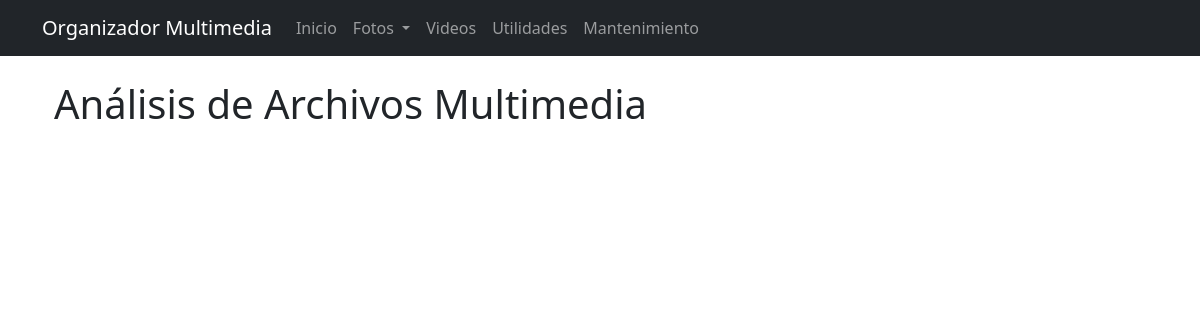
/photos/scan-summary, run on an earlier commit of the app's database.
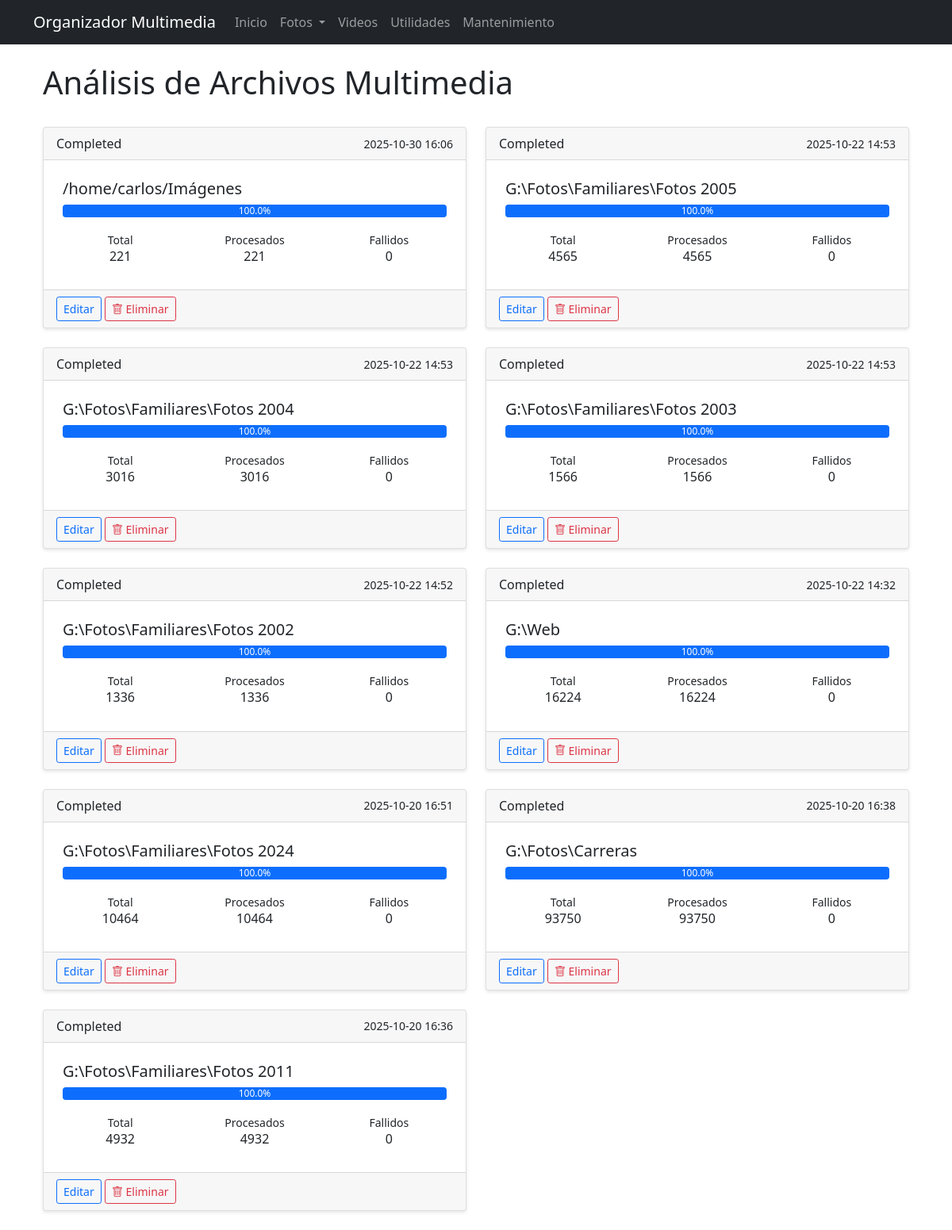
And on a later commit of the database.
### app/models/database.py (models this page shows, shortened)
class PhotoScanSummary(db.Model):
    __tablename__ = 'photos_scan_summary'
    id = db.Column(db.Integer, primary_key=True)
    path = db.Column(db.String(255), nullable=False)
    directories_count = db.Column(db.Integer, nullable=False, default=0)
    num_images = db.Column(db.Integer, nullable=False, default=0)
    num_videos = db.Column(db.Integer, nullable=False, default=0)
    year = db.Column(db.Integer)
    month_number = db.Column(db.Integer)
    month_text = db.Column(db.String(50))
    total_size = db.Column(db.BigInteger, nullable=False, default=0)
    created_at = db.Column(db.DateTime, nullable=False, default=datetime.utcnow)
    directory = db.Column(db.String(500))
    scan_date = db.Column(db.DateTime, default=datetime.utcnow)
    total_files = db.Column(db.Integer, default=0)
    processed_files = db.Column(db.Integer, default=0)
    failed_files = db.Column(db.Integer, default=0)
    status = db.Column(db.String(20), default='pending')
    details = db.Column(db.Text)

### app/routes/photos.py (the view)
@bp.route('/scan-summary')
def scan_summary():
    summaries = PhotoScanSummary.query.order_by(PhotoScanSummary.scan_date.desc()).all()
    return render_template('photos/scan_summary.html', summaries=summaries)

### app/templates/photos/scan_summary.html (shortened to what this page needs)
{% extends 'base.html' %}
{% block content %}
<div class="container mt-4">
    <div class="d-flex justify-content-between align-items-center mb-4">
        <h1>Análisis de Archivos Multimedia</h1>
    </div>
    <div class="row" id="summariesContainer">
        {% for summary in summaries %}
        <div class="col-md-6 mb-4">
            <div class="card scan-card" data-id="{{ summary.id }}">
                <div class="card-header d-flex justify-content-between align-items-center">
                    <span class="status-badge status-{{ summary.status or 'unknown' }}">{{ (summary.status or 'Desconocido')|title }}</span>
                    <small>
                        {% if summary.scan_date %}
                            {{ summary.scan_date.strftime('%Y-%m-%d %H:%M') }}
                        {% else %}
                            Sin fecha
                        {% endif %}
                    </small>
                </div>
                <div class="card-body">
                    <h5 class="card-title">{{ summary.directory or 'Sin directorio' }}</h5>
                    <div class="progress mb-3">
                        {% set total = summary.total_files or 0 %}
                        {% set processed = summary.processed_files or 0 %}
                        {% set progress = (processed / total * 100) if total > 0 else 0 %}
                        {% set progress_width = "%.1f"|format(progress) %}
                        <div class="progress-bar" role="progressbar" style="width: {{ progress_width }}%">
                            {{ progress_width }}%
                        </div>
                    </div>
                    <div class="row text-center">
                        <div class="col">
                            <small>Total</small>
                            <h6>{{ summary.total_files or 0 }}</h6>
                        </div>
                        <div class="col">
                            <small>Procesados</small>
                            <h6>{{ summary.processed_files or 0 }}</h6>
                        </div>
                        <div class="col">
                            <small>Fallidos</small>
                            <h6>{{ summary.failed_files or 0 }}</h6>
                        </div>
                    </div>
                </div>
                <div class="card-footer">
                    <a href="{{ url_for('photos.edit_scan_summary', id=summary.id) }}" class="btn btn-sm btn-outline-primary">
                         Editar
                    </a>
                    <button class="btn btn-sm btn-outline-danger delete-btn" data-id="{{ summary.id }}">
                        <i class="bi bi-trash"></i> Eliminar
                    </button>
                </div>
            </div>
        </div>
        {% endfor %}
    </div>
</div>
{% endblock %}

### app/templates/base.html (shortened to what this page needs)
<!DOCTYPE html>
<html lang="es">
<head>
    <link href="https://cdn.jsdelivr.net/npm/bootstrap@5.1.3/dist/css/bootstrap.min.css" rel="stylesheet">
    <link href="https://cdn.jsdelivr.net/npm/bootstrap-icons@1.7.2/font/bootstrap-icons.css" rel="stylesheet">
    <link href="{{ url_for('static', filename='css/style.css') }}" rel="stylesheet">
</head>
<body>
    <nav class="navbar navbar-expand-lg navbar-dark bg-dark">
        <div class="container">
            <a class="navbar-brand" href="{{ url_for('main.index') }}">Organizador Multimedia</a>
            <div class="collapse navbar-collapse" id="navbarNav">
                <ul class="navbar-nav">
                    <li class="nav-item">
                        <a class="nav-link" href="{{ url_for('main.index') }}">Inicio</a>
                    </li>
                    <li class="nav-item dropdown">
                        <a class="nav-link dropdown-toggle" href="{{ url_for('photos.index') }}" id="photosDropdown" role="button"
                           data-bs-toggle="dropdown" aria-expanded="false">
                            Fotos
                        </a>
                    </li>
                    <li class="nav-item">
                        <a class="nav-link" href="{{ url_for('videos.index') }}">Videos</a>
                    </li>
                    <li class="nav-item">
                        <a class="nav-link" href="{{ url_for('main.utilities') }}">Utilidades</a>
                    </li>
                    <li class="nav-item">
                        <a class="nav-link" href="{{ url_for('maintenance.index') }}">Mantenimiento</a>
                    </li>
                </ul>
            </div>
        </div>
    </nav>
    <main class="container mt-4">
        {% block content %}{% endblock %}
    </main>
</body>
</html>

### app/static/css/style.css (style rules this page uses)
.card { box-shadow: 0 2px 4px rgba(0,0,0,0.1); }
.card-body { padding: 1.5rem; }

What changed in the data, as far as the page shows it:
added PhotoScanSummary: status "Completed", scan_date "2025-10-30 16:06", directory "/home/carlos/Imágenes", progress_width "100.0", total_files "221", processed_files "221", failed_files "0"
added PhotoScanSummary: status "Completed", scan_date "2025-10-22 14:53", directory "G:\\Fotos\\Familiares\\Fotos 2005", progress_width "100.0", total_files "4565", processed_files "4565", failed_files "0"
added PhotoScanSummary: status "Completed", scan_date "2025-10-22 14:53", directory "G:\\Fotos\\Familiares\\Fotos 2004", progress_width "100.0", total_files "3016", processed_files "3016", failed_files "0"
added PhotoScanSummary: status "Completed", scan_date "2025-10-22 14:53", directory "G:\\Fotos\\Familiares\\Fotos 2003", progress_width "100.0", total_files "1566", processed_files "1566", failed_files "0"
added PhotoScanSummary: status "Completed", scan_date "2025-10-22 14:52", directory "G:\\Fotos\\Familiares\\Fotos 2002", progress_width "100.0", total_files "1336", processed_files "1336", failed_files "0"
added PhotoScanSummary: status "Completed", scan_date "2025-10-22 14:32", directory "G:\\Web", progress_width "100.0", total_files "16224", processed_files "16224", failed_files "0"
added PhotoScanSummary: status "Completed", scan_date "2025-10-20 16:51", directory "G:\\Fotos\\Familiares\\Fotos 2024", progress_width "100.0", total_files "10464", processed_files "10464", failed_files "0"
added PhotoScanSummary: status "Completed", scan_date "2025-10-20 16:38", directory "G:\\Fotos\\Carreras", progress_width "100.0", total_files "93750", processed_files "93750", failed_files "0"
added PhotoScanSummary: status "Completed", scan_date "2025-10-20 16:36", directory "G:\\Fotos\\Familiares\\Fotos 2011", progress_width "100.0", total_files "4932", processed_files "4932", failed_files "0"
